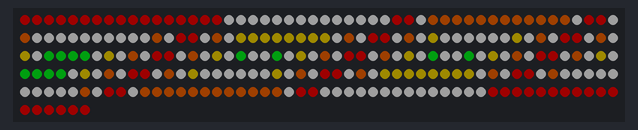
Simulated run of this sketch. Board: ESP32-S3. Parts: 256 RGB LEDs in strip order, left to right, continuing on the next row. Dim RGB values are drawn brighter than linear.

Above: at 0.1 s.
At 0.6 s:
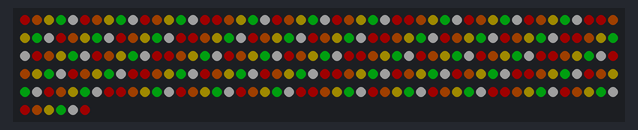

Measured:
- what the display in image 1 shows lasts 0.5 s, from 0.5 s to 1.0 s

The sketch:

esp32-test-pattern.ino
```cpp
#include <Adafruit_NeoPixel.h>
#include "test_pattern.h"

#define PIN_WS2812B  21  // GPIO ESP32-S3 pin that connects to WS2812B
#define NUM_PIXELS  256  // The number of LEDs (pixels) on WS2812B

Adafruit_NeoPixel WS2812B(NUM_PIXELS, PIN_WS2812B, NEO_GRB + NEO_KHZ800);

void setup() {
  // put your setup code here, to run once:
  WS2812B.begin(); // INITIALIZE WS2812B strip object (REQUIRED)
  WS2812B.setBrightness(30); // a value from 0 to 255
  Serial.begin(9600);
}

void loop() {

  for(uint32_t* frame : frames) {
    WS2812B.clear();

    for (uint16_t pixel = 0; pixel < NUM_PIXELS; pixel++) {
      WS2812B.setPixelColor(pixel, frame[pixel]);
    }

    WS2812B.show();
    delay(frame_time * 1000);
  }
}
```

test_pattern.h
```cpp
/*!
    @brief   Convert separate red, green and blue values into a single
             "packed" 32-bit RGB color.
    @param   r  Red brightness, 0 to 255.
    @param   g  Green brightness, 0 to 255.
    @param   b  Blue brightness, 0 to 255.
    @return  32-bit packed RGB value, which can then be assigned to a
             variable for later use or passed to the setPixelColor()
             function. Packed RGB format is predictable, regardless of
             LED strand color order.
  */
static uint32_t Color(uint8_t r, uint8_t g, uint8_t b) {
  return ((uint32_t)r << 16) | ((uint32_t)g << 8) | b;
}

//     Color(255, 0, 0)    // Red
//     Color(255, 106, 0)  // Orange
//     Color(255, 216, 0)  // Yellow
//     Color(0, 255, 33)  // Green
//     Color(255, 255, 255) // White

uint32_t frames[2][256] = {
    // Frame 1
    {
       /*0*/  Color(255, 0, 0), Color(255, 0, 0), Color(255, 0, 0), Color(255, 0, 0), Color(255, 0, 0), Color(255, 0, 0), Color(255, 0, 0), Color(255, 0, 0), Color(255, 0, 0), Color(255, 0, 0), Color(255, 0, 0), Color(255, 0, 0), Color(255, 0, 0), Color(255, 0, 0), Color(255, 0, 0), Color(255, 0, 0),
       /*1*/  Color(255, 0, 0), Color(255, 255, 255), Color(255, 255, 255), Color(255, 255, 255), Color(255, 255, 255), Color(255, 255, 255), Color(255, 255, 255), Color(255, 255, 255), Color(255, 255, 255), Color(255, 255, 255), Color(255, 255, 255), Color(255, 255, 255), Color(255, 255, 255), Color(255, 255, 255), Color(255, 255, 255), Color(255, 0, 0),
       /*2*/  Color(255, 0, 0), Color(255, 255, 255), Color(255, 106, 0), Color(255, 106, 0), Color(255, 106, 0), Color(255, 106, 0), Color(255, 106, 0), Color(255, 106, 0), Color(255, 106, 0), Color(255, 106, 0), Color(255, 106, 0), Color(255, 106, 0), Color(255, 106, 0), Color(255, 106, 0), Color(255, 255, 255), Color(255, 0, 0),
       /*3*/  Color(255, 0, 0), Color(255, 255, 255), Color(255, 106, 0), Color(255, 255, 255), Color(255, 255, 255), Color(255, 255, 255), Color(255, 255, 255), Color(255, 255, 255), Color(255, 255, 255), Color(255, 255, 255), Color(255, 255, 255), Color(255, 255, 255), Color(255, 255, 255), Color(255, 106, 0), Color(255, 255, 255), Color(255, 0, 0),
       /*4*/  Color(255, 0, 0), Color(255, 255, 255), Color(255, 106, 0), Color(255, 255, 255), Color(255, 216, 0), Color(255, 216, 0), Color(255, 216, 0), Color(255, 216, 0), Color(255, 216, 0), Color(255, 216, 0), Color(255, 216, 0), Color(255, 216, 0), Color(255, 255, 255), Color(255, 106, 0), Color(255, 255, 255), Color(255, 0, 0),
       /*5*/  Color(255, 0, 0), Color(255, 255, 255), Color(255, 106, 0), Color(255, 255, 255), Color(255, 216, 0), Color(255, 255, 255), Color(255, 255, 255), Color(255, 255, 255), Color(255, 255, 255), Color(255, 255, 255), Color(255, 255, 255), Color(255, 216, 0), Color(255, 255, 255), Color(255, 106, 0), Color(255, 255, 255), Color(255, 0, 0),
       /*6*/  Color(255, 0, 0), Color(255, 255, 255), Color(255, 106, 0), Color(255, 255, 255), Color(255, 216, 0), Color(255, 255, 255), Color(0, 255, 33), Color(0, 255, 33), Color(0, 255, 33), Color(0, 255, 33), Color(255, 255, 255), Color(255, 216, 0), Color(255, 255, 255), Color(255, 106, 0), Color(255, 255, 255), Color(255, 0, 0),
       /*7*/  Color(255, 0, 0), Color(255, 255, 255), Color(255, 106, 0), Color(255, 255, 255), Color(255, 216, 0), Color(255, 255, 255), Color(0, 255, 33), Color(255, 255, 255), Color(255, 255, 255), Color(0, 255, 33), Color(255, 255, 255), Color(255, 216, 0), Color(255, 255, 255), Color(255, 106, 0), Color(255, 255, 255), Color(255, 0, 0),
       /*8*/  Color(255, 0, 0), Color(255, 255, 255), Color(255, 106, 0), Color(255, 255, 255), Color(255, 216, 0), Color(255, 255, 255), Color(0, 255, 33), Color(255, 255, 255), Color(255, 255, 255), Color(0, 255, 33), Color(255, 255, 255), Color(255, 216, 0), Color(255, 255, 255), Color(255, 106, 0), Color(255, 255, 255), Color(255, 0, 0),
       /*9*/  Color(255, 0, 0), Color(255, 255, 255), Color(255, 106, 0), Color(255, 255, 255), Color(255, 216, 0), Color(255, 255, 255), Color(0, 255, 33), Color(0, 255, 33), Color(0, 255, 33), Color(0, 255, 33), Color(255, 255, 255), Color(255, 216, 0), Color(255, 255, 255), Color(255, 106, 0), Color(255, 255, 255), Color(255, 0, 0),
       /*10*/ Color(255, 0, 0), Color(255, 255, 255), Color(255, 106, 0), Color(255, 255, 255), Color(255, 216, 0), Color(255, 255, 255), Color(255, 255, 255), Color(255, 255, 255), Color(255, 255, 255), Color(255, 255, 255), Color(255, 255, 255), Color(255, 216, 0), Color(255, 255, 255), Color(255, 106, 0), Color(255, 255, 255), Color(255, 0, 0),
       /*11*/ Color(255, 0, 0), Color(255, 255, 255), Color(255, 106, 0), Color(255, 255, 255), Color(255, 216, 0), Color(255, 216, 0), Color(255, 216, 0), Color(255, 216, 0), Color(255, 216, 0), Color(255, 216, 0), Color(255, 216, 0), Color(255, 216, 0), Color(255, 255, 255), Color(255, 106, 0), Color(255, 255, 255), Color(255, 0, 0),
       /*12*/ Color(255, 0, 0), Color(255, 255, 255), Color(255, 106, 0), Color(255, 255, 255), Color(255, 255, 255), Color(255, 255, 255), Color(255, 255, 255), Color(255, 255, 255), Color(255, 255, 255), Color(255, 255, 255), Color(255, 255, 255), Color(255, 255, 255), Color(255, 255, 255), Color(255, 106, 0), Color(255, 255, 255), Color(255, 0, 0),
       /*13*/ Color(255, 0, 0), Color(255, 255, 255), Color(255, 106, 0), Color(255, 106, 0), Color(255, 106, 0), Color(255, 106, 0), Color(255, 106, 0), Color(255, 106, 0), Color(255, 106, 0), Color(255, 106, 0), Color(255, 106, 0), Color(255, 106, 0), Color(255, 106, 0), Color(255, 106, 0), Color(255, 255, 255), Color(255, 0, 0),
       /*14*/ Color(255, 0, 0), Color(255, 255, 255), Color(255, 255, 255), Color(255, 255, 255), Color(255, 255, 255), Color(255, 255, 255), Color(255, 255, 255), Color(255, 255, 255), Color(255, 255, 255), Color(255, 255, 255), Color(255, 255, 255), Color(255, 255, 255), Color(255, 255, 255), Color(255, 255, 255), Color(255, 255, 255), Color(255, 0, 0),
       /*15*/ Color(255, 0, 0), Color(255, 0, 0), Color(255, 0, 0), Color(255, 0, 0), Color(255, 0, 0), Color(255, 0, 0), Color(255, 0, 0), Color(255, 0, 0), Color(255, 0, 0), Color(255, 0, 0), Color(255, 0, 0), Color(255, 0, 0), Color(255, 0, 0), Color(255, 0, 0), Color(255, 0, 0), Color(255, 0, 0)
    },
    // Frame 2
    {
       /*0*/  Color(255, 0, 0), Color(255, 106, 0), Color(255, 216, 0), Color(0, 255, 33), Color(255, 255, 255), Color(255, 0, 0), Color(255, 106, 0), Color(255, 216, 0), Color(0, 255, 33), Color(255, 255, 255), Color(255, 0, 0), Color(255, 106, 0), Color(255, 216, 0), Color(0, 255, 33), Color(255, 255, 255), Color(255, 0, 0),
       /*1*/  Color(255, 0, 0), Color(255, 106, 0), Color(255, 216, 0), Color(0, 255, 33), Color(255, 255, 255), Color(255, 0, 0), Color(255, 106, 0), Color(255, 216, 0), Color(0, 255, 33), Color(255, 255, 255), Color(255, 0, 0), Color(255, 106, 0), Color(255, 216, 0), Color(0, 255, 33), Color(255, 255, 255), Color(255, 0, 0),
       /*2*/  Color(255, 0, 0), Color(255, 106, 0), Color(255, 216, 0), Color(0, 255, 33), Color(255, 255, 255), Color(255, 0, 0), Color(255, 106, 0), Color(255, 216, 0), Color(0, 255, 33), Color(255, 255, 255), Color(255, 0, 0), Color(255, 106, 0), Color(255, 216, 0), Color(0, 255, 33), Color(255, 255, 255), Color(255, 0, 0),
       /*3*/  Color(255, 0, 0), Color(255, 106, 0), Color(255, 216, 0), Color(0, 255, 33), Color(255, 255, 255), Color(255, 0, 0), Color(255, 106, 0), Color(255, 216, 0), Color(0, 255, 33), Color(255, 255, 255), Color(255, 0, 0), Color(255, 106, 0), Color(255, 216, 0), Color(0, 255, 33), Color(255, 255, 255), Color(255, 0, 0),
       /*4*/  Color(255, 0, 0), Color(255, 106, 0), Color(255, 216, 0), Color(0, 255, 33), Color(255, 255, 255), Color(255, 0, 0), Color(255, 106, 0), Color(255, 216, 0), Color(0, 255, 33), Color(255, 255, 255), Color(255, 0, 0), Color(255, 106, 0), Color(255, 216, 0), Color(0, 255, 33), Color(255, 255, 255), Color(255, 0, 0),
       /*5*/  Color(255, 0, 0), Color(255, 106, 0), Color(255, 216, 0), Color(0, 255, 33), Color(255, 255, 255), Color(255, 0, 0), Color(255, 106, 0), Color(255, 216, 0), Color(0, 255, 33), Color(255, 255, 255), Color(255, 0, 0), Color(255, 106, 0), Color(255, 216, 0), Color(0, 255, 33), Color(255, 255, 255), Color(255, 0, 0),
       /*6*/  Color(255, 0, 0), Color(255, 106, 0), Color(255, 216, 0), Color(0, 255, 33), Color(255, 255, 255), Color(255, 0, 0), Color(255, 106, 0), Color(255, 216, 0), Color(0, 255, 33), Color(255, 255, 255), Color(255, 0, 0), Color(255, 106, 0), Color(255, 216, 0), Color(0, 255, 33), Color(255, 255, 255), Color(255, 0, 0),
       /*7*/  Color(255, 0, 0), Color(255, 106, 0), Color(255, 216, 0), Color(0, 255, 33), Color(255, 255, 255), Color(255, 0, 0), Color(255, 106, 0), Color(255, 216, 0), Color(0, 255, 33), Color(255, 255, 255), Color(255, 0, 0), Color(255, 106, 0), Color(255, 216, 0), Color(0, 255, 33), Color(255, 255, 255), Color(255, 0, 0),
       /*8*/  Color(255, 0, 0), Color(255, 106, 0), Color(255, 216, 0), Color(0, 255, 33), Color(255, 255, 255), Color(255, 0, 0), Color(255, 106, 0), Color(255, 216, 0), Color(0, 255, 33), Color(255, 255, 255), Color(255, 0, 0), Color(255, 106, 0), Color(255, 216, 0), Color(0, 255, 33), Color(255, 255, 255), Color(255, 0, 0),
       /*9*/  Color(255, 0, 0), Color(255, 106, 0), Color(255, 216, 0), Color(0, 255, 33), Color(255, 255, 255), Color(255, 0, 0), Color(255, 106, 0), Color(255, 216, 0), Color(0, 255, 33), Color(255, 255, 255), Color(255, 0, 0), Color(255, 106, 0), Color(255, 216, 0), Color(0, 255, 33), Color(255, 255, 255), Color(255, 0, 0),
       /*10*/ Color(255, 0, 0), Color(255, 106, 0), Color(255, 216, 0), Color(0, 255, 33), Color(255, 255, 255), Color(255, 0, 0), Color(255, 106, 0), Color(255, 216, 0), Color(0, 255, 33), Color(255, 255, 255), Color(255, 0, 0), Color(255, 106, 0), Color(255, 216, 0), Color(0, 255, 33), Color(255, 255, 255), Color(255, 0, 0),
       /*11*/ Color(255, 0, 0), Color(255, 106, 0), Color(255, 216, 0), Color(0, 255, 33), Color(255, 255, 255), Color(255, 0, 0), Color(255, 106, 0), Color(255, 216, 0), Color(0, 255, 33), Color(255, 255, 255), Color(255, 0, 0), Color(255, 106, 0), Color(255, 216, 0), Color(0, 255, 33), Color(255, 255, 255), Color(255, 0, 0),
       /*12*/ Color(255, 0, 0), Color(255, 106, 0), Color(255, 216, 0), Color(0, 255, 33), Color(255, 255, 255), Color(255, 0, 0), Color(255, 106, 0), Color(255, 216, 0), Color(0, 255, 33), Color(255, 255, 255), Color(255, 0, 0), Color(255, 106, 0), Color(255, 216, 0), Color(0, 255, 33), Color(255, 255, 255), Color(255, 0, 0),
       /*13*/ Color(255, 0, 0), Color(255, 106, 0), Color(255, 216, 0), Color(0, 255, 33), Color(255, 255, 255), Color(255, 0, 0), Color(255, 106, 0), Color(255, 216, 0), Color(0, 255, 33), Color(255, 255, 255), Color(255, 0, 0), Color(255, 106, 0), Color(255, 216, 0), Color(0, 255, 33), Color(255, 255, 255), Color(255, 0, 0),
       /*14*/ Color(255, 0, 0), Color(255, 106, 0), Color(255, 216, 0), Color(0, 255, 33), Color(255, 255, 255), Color(255, 0, 0), Color(255, 106, 0), Color(255, 216, 0), Color(0, 255, 33), Color(255, 255, 255), Color(255, 0, 0), Color(255, 106, 0), Color(255, 216, 0), Color(0, 255, 33), Color(255, 255, 255), Color(255, 0, 0),
       /*15*/ Color(255, 0, 0), Color(255, 106, 0), Color(255, 216, 0), Color(0, 255, 33), Color(255, 255, 255), Color(255, 0, 0), Color(255, 106, 0), Color(255, 216, 0), Color(0, 255, 33), Color(255, 255, 255), Color(255, 0, 0), Color(255, 106, 0), Color(255, 216, 0), Color(0, 255, 33), Color(255, 255, 255), Color(255, 0, 0),
    },
};

double frame_time = 0.5; // seconds per frame
```
